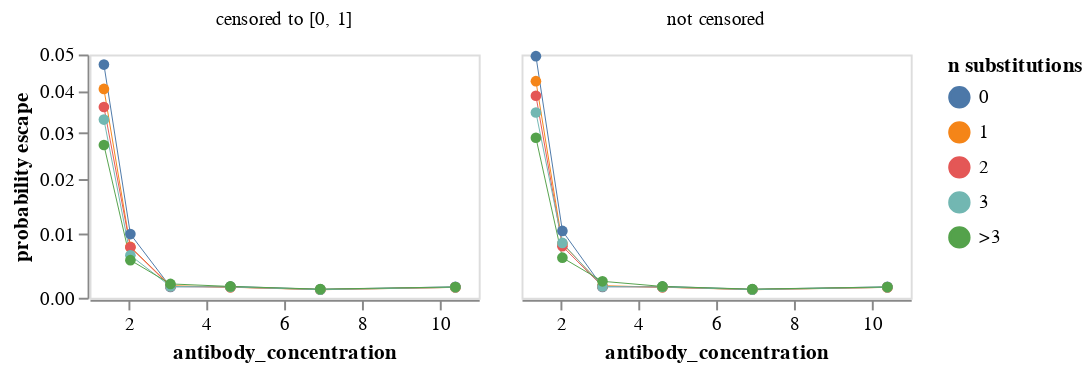

Source (notebook cell):
### Code cell
plot_avg_escape(prob_escape_libA)

### Figure 1 — Vega-Lite specification as saved in the notebook (floating-point values rounded to 4 significant figures)
{"config": {"view": {"continuousWidth": 400, "continuousHeight": 300}, "axis": {"grid": false}}, "data": {"name": "data-163e4f1c46715c34326c935374c5d94c"}, "mark": {"type": "line", "point": true, "size": 0.5}, "encoding": {"color": {"field": "n_subs", "title": "n substitutions", "type": "nominal"}, "column": {"field": "censored", "title": null, "type": "nominal"}, "tooltip": [{"field": "antibody_concentration", "format": ".3g", "type": "quantitative"}, {"field": "n_subs", "type": "nominal"}, {"field": "censored", "type": "nominal"}, {"field": "probability escape", "format": ".3g", "type": "quantitative"}], "x": {"field": "antibody_concentration", "type": "quantitative"}, "y": {"field": "probability escape", "scale": {"constant": 0.05, "type": "symlog"}, "type": "quantitative"}}, "height": 125, "width": 200, "$schema": "https://vega.github.io/schema/vega-lite/v5.2.0.json", "datasets": {"data-163e4f1c46715c34326c935374c5d94c": [{"antibody_concentration": 1.37, "n_subs": "0", "censored": "censored to [0, 1]", "probability escape": 0.04717}, {"antibody_concentration": 1.37, "n_subs": "1", "censored": "censored to [0, 1]", "probability escape": 0.04065}, {"antibody_concentration": 1.37, "n_subs": "2", "censored": "censored to [0, 1]", "probability escape": 0.0361}, {"antibody_concentration": 1.37, "n_subs": "3", "censored": "censored to [0, 1]", "probability escape": 0.03308}, {"antibody_concentration": 1.37, "n_subs": ">3", "censored": "censored to [0, 1]", "probability escape": 0.02726}, {"antibody_concentration": 2.05, "n_subs": "0", "censored": "censored to [0, 1]", "probability escape": 0.009941}, {"antibody_concentration": 2.05, "n_subs": "1", "censored": "censored to [0, 1]", "probability escape": 0.007791}, {"antibody_concentration": 2.05, "n_subs": "2", "censored": "censored to [0, 1]", "probability escape": 0.007734}, {"antibody_concentration": 2.05, "n_subs": "3", "censored": "censored to [0, 1]", "probability escape": 0.006418}, {"antibody_concentration": 2.05, "n_subs": ">3", "censored": "censored to [0, 1]", "probability escape": 0.00565}, {"antibody_concentration": 3.08, "n_subs": "0", "censored": "censored to [0, 1]", "probability escape": 0.00157}, {"antibody_concentration": 3.08, "n_subs": "1", "censored": "censored to [0, 1]", "probability escape": 0.001746}, {"antibody_concentration": 3.08, "n_subs": "2", "censored": "censored to [0, 1]", "probability escape": 0.001639}, {"antibody_concentration": 3.08, "n_subs": "3", "censored": "censored to [0, 1]", "probability escape": 0.001636}, {"antibody_concentration": 3.08, "n_subs": ">3", "censored": "censored to [0, 1]", "probability escape": 0.002006}, {"antibody_concentration": 4.62, "n_subs": "0", "censored": "censored to [0, 1]", "probability escape": 0.001632}, {"antibody_concentration": 4.62, "n_subs": "1", "censored": "censored to [0, 1]", "probability escape": 0.001522}, {"antibody_concentration": 4.62, "n_subs": "2", "censored": "censored to [0, 1]", "probability escape": 0.001534}, {"antibody_concentration": 4.62, "n_subs": "3", "censored": "censored to [0, 1]", "probability escape": 0.001555}, {"antibody_concentration": 4.62, "n_subs": ">3", "censored": "censored to [0, 1]", "probability escape": 0.001634}, {"antibody_concentration": 6.93, "n_subs": "0", "censored": "censored to [0, 1]", "probability escape": 0.001218}, {"antibody_concentration": 6.93, "n_subs": "1", "censored": "censored to [0, 1]", "probability escape": 0.001155}, {"antibody_concentration": 6.93, "n_subs": "2", "censored": "censored to [0, 1]", "probability escape": 0.001189}, {"antibody_concentration": 6.93, "n_subs": "3", "censored": "censored to [0, 1]", "probability escape": 0.001162}, {"antibody_concentration": 6.93, "n_subs": ">3", "censored": "censored to [0, 1]", "probability escape": 0.001241}, {"antibody_concentration": 10.4, "n_subs": "0", "censored": "censored to [0, 1]", "probability escape": 0.001573}, {"antibody_concentration": 10.4, "n_subs": "1", "censored": "censored to [0, 1]", "probability escape": 0.001498}, {"antibody_concentration": 10.4, "n_subs": "2", "censored": "censored to [0, 1]", "probability escape": 0.00151}, {"antibody_concentration": 10.4, "n_subs": "3", "censored": "censored to [0, 1]", "probability escape": 0.001503}, {"antibody_concentration": 10.4, "n_subs": ">3", "censored": "censored to [0, 1]", "probability escape": 0.00156}, {"antibody_concentration": 1.37, "n_subs": "0", "censored": "not censored", "probability escape": 0.04952}, {"antibody_concentration": 1.37, "n_subs": "1", "censored": "not censored", "probability escape": 0.04267}, {"antibody_concentration": 1.37, "n_subs": "2", "censored": "not censored", "probability escape": 0.03891}, {"antibody_concentration": 1.37, "n_subs": "3", "censored": "not censored", "probability escape": 0.03476}, {"antibody_concentration": 1.37, "n_subs": ">3", "censored": "not censored", "probability escape": 0.02887}, {"antibody_concentration": 2.05, "n_subs": "0", "censored": "not censored", "probability escape": 0.01048}, {"antibody_concentration": 2.05, "n_subs": "1", "censored": "not censored", "probability escape": 0.008326}, {"antibody_concentration": 2.05, "n_subs": "2", "censored": "not censored", "probability escape": 0.007895}, {"antibody_concentration": 2.05, "n_subs": "3", "censored": "not censored", "probability escape": 0.008449}, {"antibody_concentration": 2.05, "n_subs": ">3", "censored": "not censored", "probability escape": 0.006044}, {"antibody_concentration": 3.08, "n_subs": "0", "censored": "not censored", "probability escape": 0.00157}, {"antibody_concentration": 3.08, "n_subs": "1", "censored": "not censored", "probability escape": 0.001746}, {"antibody_concentration": 3.08, "n_subs": "2", "censored": "not censored", "probability escape": 0.001639}, {"antibody_concentration": 3.08, "n_subs": "3", "censored": "not censored", "probability escape": 0.001636}, {"antibody_concentration": 3.08, "n_subs": ">3", "censored": "not censored", "probability escape": 0.002395}, {"antibody_concentration": 4.62, "n_subs": "0", "censored": "not censored", "probability escape": 0.001632}, {"antibody_concentration": 4.62, "n_subs": "1", "censored": "not censored", "probability escape": 0.001522}, {"antibody_concentration": 4.62, "n_subs": "2", "censored": "not censored", "probability escape": 0.001534}, {"antibody_concentration": 4.62, "n_subs": "3", "censored": "not censored", "probability escape": 0.001555}, {"antibody_concentration": 4.62, "n_subs": ">3", "censored": "not censored", "probability escape": 0.001634}, {"antibody_concentration": 6.93, "n_subs": "0", "censored": "not censored", "probability escape": 0.001218}, {"antibody_concentration": 6.93, "n_subs": "1", "censored": "not censored", "probability escape": 0.001155}, {"antibody_concentration": 6.93, "n_subs": "2", "censored": "not censored", "probability escape": 0.001189}, {"antibody_concentration": 6.93, "n_subs": "3", "censored": "not censored", "probability escape": 0.001162}, {"antibody_concentration": 6.93, "n_subs": ">3", "censored": "not censored", "probability escape": 0.001241}, {"antibody_concentration": 10.4, "n_subs": "0", "censored": "not censored", "probability escape": 0.001573}, {"antibody_concentration": 10.4, "n_subs": "1", "censored": "not censored", "probability escape": 0.001498}, {"antibody_concentration": 10.4, "n_subs": "2", "censored": "not censored", "probability escape": 0.00151}, {"antibody_concentration": 10.4, "n_subs": "3", "censored": "not censored", "probability escape": 0.001503}, {"antibody_concentration": 10.4, "n_subs": ">3", "censored": "not censored", "probability escape": 0.00156}]}}
